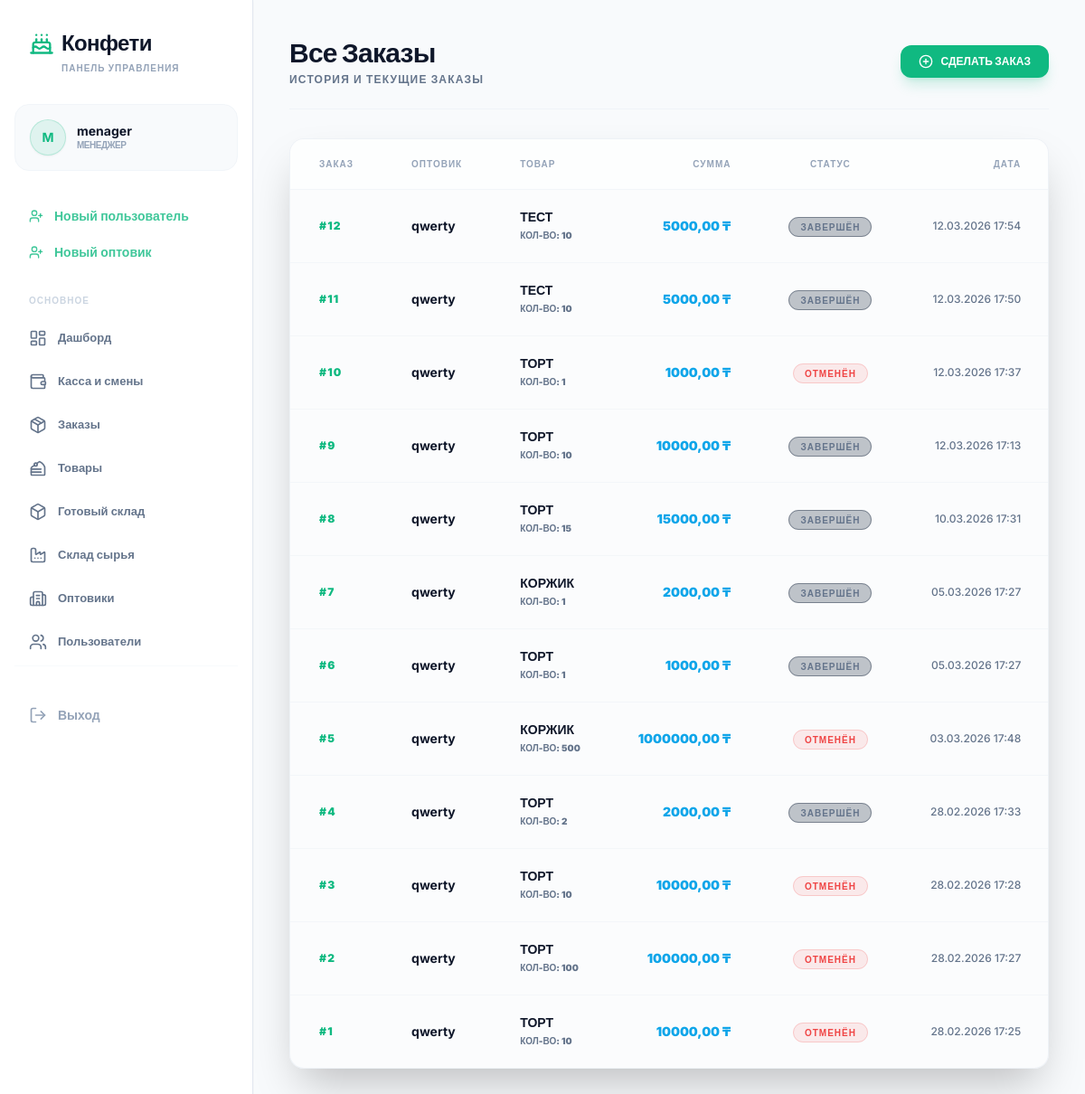
Screenshot of /manager/orders/ (signed in) with the database file from the repository.
### core/models.py (models this page shows, shortened)
class User(AbstractUser):
    ROLE_CHOICES = (
        ('admin', 'Администратор'),
        ('manager', 'Менеджер'),
        ('worker', 'Рабочий'),
        ('wholesaler', 'Оптовик'),
    )
    role = models.CharField(max_length=20, choices=ROLE_CHOICES, default='worker', verbose_name='Роль')
    custom_role = models.ForeignKey(CustomRole, on_delete=models.SET_NULL, null=True, blank=True, verbose_name='Индивидуальная роль')
    created_by = models.ForeignKey('self', on_delete=models.SET_NULL, null=True, blank=True, verbose_name='Создан пользователем')
    class Meta:
        verbose_name = 'Пользователь'
        verbose_name_plural = 'Пользователи'

class Order(models.Model):
    STATUS_CHOICES = (
        ('new', 'Новый'),
        ('in_production', 'В производстве'),
        ('ready', 'Готов'),
        ('completed', 'Завершён'),
        ('cancelled', 'Отменён'),
    )
    wholesaler = models.ForeignKey(Wholesaler, on_delete=models.CASCADE, related_name='orders', verbose_name='Оптовик')
    product = models.ForeignKey(Product, on_delete=models.PROTECT, verbose_name='Товар')
    quantity = models.PositiveIntegerField(verbose_name='Количество')
    total_price = models.DecimalField(max_digits=12, decimal_places=2, default=0, verbose_name='Сумма (₸)')
    status = models.CharField(max_length=20, choices=STATUS_CHOICES, default='new', verbose_name='Статус')
    created_by = models.ForeignKey(User, on_delete=models.PROTECT, related_name='created_orders', verbose_name='Создал менеджер')
    workers = models.ManyToManyField(User, related_name='assigned_orders', blank=True, verbose_name='Назначенные рабочие')
    created_at = models.DateTimeField(auto_now_add=True, verbose_name='Создан')
    completed_at = models.DateTimeField(null=True, blank=True, verbose_name='Завершен')
    class Meta:
        verbose_name = 'Заказ'
        verbose_name_plural = 'Заказы'

class Wholesaler(models.Model):
    user = models.OneToOneField(User, on_delete=models.CASCADE, related_name='wholesaler_profile', verbose_name='Пользователь')
    name = models.CharField(max_length=200, verbose_name='Название/Имя')
    phone = models.CharField(max_length=20, blank=True, null=True, verbose_name='Телефон')
    balance = models.DecimalField(max_digits=12, decimal_places=2, default=0, verbose_name='Долг (₸)') # положительный = должен нам
    class Meta:
        verbose_name = 'Оптовик'
        verbose_name_plural = 'Оптовики'

class Product(models.Model):
    name = models.CharField(max_length=200, verbose_name='Название')
    price = models.DecimalField(max_digits=12, decimal_places=0, verbose_name='Цена (₸)')
    stock_quantity = models.PositiveIntegerField(default=0, verbose_name='На готовом складе (шт)')
    class Meta:
        verbose_name = 'Товар'
        verbose_name_plural = 'Товары'

### core/views.py (the view)
# urls.py: path('manager/orders/', views.manager_orders, name='manager_orders'),
@login_required
def manager_orders(request):
    if request.user.role not in ['admin', 'manager']:
        return redirect('role_redirect')
    orders = Order.objects.all().order_by('-created_at')
    return render(request, 'manager_orders.html', {'orders': orders})

### core/templates/manager_orders.html
{% extends 'base.html' %}
{% block content %}
<div class="space-y-8 animate-in fade-in duration-700">
    <div class="flex items-center justify-between border-b border-cardborder/40 pb-6">
        <div>
            <h2 class="text-3xl font-black tracking-tight text-textmain">Все Заказы</h2>
            <p class="text-xs font-bold text-slate-500 uppercase tracking-widest mt-1">История и текущие заказы</p>
        </div>
        <a href="{% url 'create_order' %}"
            class="px-5 py-2.5 bg-accent hover:bg-accent/90 text-white rounded-xl shadow-lg shadow-accent/20 transition-all font-black uppercase text-xs flex items-center gap-2">
            <i data-lucide="plus-circle" class="w-4 h-4"></i>
            Сделать Заказ
        </a>
    </div>
    <div class="bg-cardbg/40 border border-cardborder/50 rounded-2xl shadow-2xl overflow-hidden mt-8">
        <div class="overflow-x-auto w-full">
            <table class="w-full text-left whitespace-nowrap min-w-max">
                <thead>
                    <tr
                        class="border-b border-cardborder/40 bg-sidebar/50 text-[10px] font-black uppercase tracking-widest text-slate-400">
                        <th class="px-8 py-5">Заказ</th>
                        <th class="px-8 py-5">Оптовик</th>
                        <th class="px-8 py-5">Товар</th>
                        <th class="px-8 py-5 text-right">Сумма</th>
                        <th class="px-8 py-5 text-center">Статус</th>
                        <th class="px-8 py-5 text-right">Дата</th>
                    </tr>
                </thead>
                <tbody class="divide-y divide-cardborder/30 text-sm">
                    {% for order in orders %}
                    <tr class="hover:bg-slate-800/40 transition-colors group">
                        <td class="px-8 py-5 font-black text-accent text-xs tracking-widest">#{{order.pk}}</td>
                        <td class="px-8 py-5 font-bold text-textmain">{{order.wholesaler.name}}</td>
                        <td class="px-8 py-5">
                            <div class="flex flex-col">
                                <span class="font-bold uppercase">{{order.product.name}}</span>
                                <span class="text-[10px] text-slate-500 font-black">КОЛ-ВО: {{order.quantity}}</span>
                            </div>
                        </td>
                        <td class="px-8 py-5 text-right text-brandgreen font-black">{{order.total_price}} ₸</td>
                        <td class="px-8 py-5 text-center">
                            <span class="px-3 py-1 text-[10px] font-black uppercase tracking-widest rounded-full
                                {% if order.status == 'new' %}bg-amber-500/10 text-amber-500 border border-amber-500/20
                                {% elif order.status == 'in_production' %}bg-accent/10 text-accent border border-accent/20
                                {% elif order.status == 'ready' %}bg-brandgreen/10 text-brandgreen border border-brandgreen/20
                                {% elif order.status == 'completed' %}bg-slate-700/30 text-slate-500 border border-slate-700/50
                                {% else %}bg-brandred/10 text-brandred border border-brandred/20{% endif %}">
                                {{order.get_status_display}}</span>
                        </td>
                        <td class="px-8 py-5 text-right text-slate-500 font-medium text-xs">
                            {{order.created_at|date:"d.m.Y H:i"}}</td>
                    </tr>
                    {% endfor %}
                </tbody>
            </table>
        </div>
    </div>
</div>
{% endblock %}

### core/templates/base.html (shortened to what this page needs)
<!DOCTYPE html>
<html lang="ru">
<head>
<script src="https://cdn.tailwindcss.com"></script>
</head>
<body class="flex h-screen overflow-hidden text-textmain antialiased bg-bgmain">
<aside id="sidebar" class="w-[280px] bg-sidebar hidden lg:flex flex-col h-full shrink-0 border-r border-cardborder shadow-sm transition-all duration-300">
<div class="p-8">
<h1 class="text-2xl font-black tracking-tight flex items-center gap-2"><i data-lucide="cake" class="text-accent w-7 h-7"></i><span class="text-slate-900">Конфети</span></h1>
<p class="text-[10px] uppercase font-bold text-slate-400 mt-1 tracking-widest pl-9">Панель управления</p>
</div>
<nav class="flex-1 px-4 space-y-1 overflow-y-auto">
{% if user.is_authenticated %}
<div class="mb-8 px-4 py-4 bg-slate-50 rounded-2xl border border-slate-100 group transition-all">
<div class="flex items-center gap-3">
<div class="w-10 h-10 rounded-full bg-accent/10 flex items-center justify-center text-accent font-bold border border-accent/20 text-sm shadow-sm">{{ user.username|first|upper }}</div>
<div class="flex-1 min-w-0">
<p class="text-sm font-bold truncate text-slate-900 leading-tight">{% if user.first_name %}{{ user.first_name }} {{ user.last_name }}{% else %}{{ user.username }}{% endif %}</p>
<p class="text-[10px] font-bold text-slate-400 uppercase tracking-tighter">{% if user.role == "admin" %}Администратор{% elif user.role == "manager" %}Менеджер{% elif user.role == "worker" %}Рабочий{% elif user.role == "wholesaler" %}Оптовик{% else %}{{ user.role }}{% endif %}</p>
</div>
</div>
</div>
{% if user.role == "admin" or user.role == "manager" %}
{% if not user.custom_role or user.custom_role.can_view_users %}
<a href="{% url 'create_worker' %}" class="flex items-center gap-3 px-4 py-2 text-accent/80 hover:text-accent font-bold transition-all group"><i data-lucide="user-plus" class="w-4 h-4"></i><span class="text-sm">Новый пользователь</span></a>
{% endif %}
{% if not user.custom_role or user.custom_role.can_view_wholesalers %}
<a href="{% url 'create_wholesaler' %}" class="flex items-center gap-3 px-4 py-2 text-accent/80 hover:text-accent font-bold transition-all group"><i data-lucide="user-plus" class="w-4 h-4"></i><span class="text-sm">Новый оптовик</span></a>
{% endif %}
<div class="pt-6 pb-2 px-4">
<p class="text-[10px] uppercase font-bold text-slate-300 tracking-widest">Основное</p>
</div>
<a href="{% url 'manager_dashboard' %}" class="flex items-center gap-3 px-4 py-3 rounded-xl text-slate-500 hover:bg-slate-50 transition-all group {% if 'dashboard' in request.path %}active-nav-item shadow-sm{% endif %}"><i data-lucide="layout-dashboard" class="w-5 h-5"></i><span class="text-[13px] font-bold">Дашборд</span></a>
{% if not user.custom_role or user.custom_role.can_view_cash %}
<a href="{% url 'cash_history' %}" class="flex items-center gap-3 px-4 py-3 rounded-xl text-slate-500 hover:bg-slate-50 transition-all group"><i data-lucide="wallet" class="w-5 h-5"></i><span class="text-[13px] font-bold">Касса и смены</span></a>
{% endif %}
{% if not user.custom_role or user.custom_role.can_view_orders %}
<a href="{% url 'manager_orders' %}" class="flex items-center gap-3 px-4 py-3 rounded-xl text-slate-500 hover:bg-slate-50 transition-all group"><i data-lucide="package" class="w-5 h-5"></i><span class="text-[13px] font-bold">Заказы</span></a>
{% endif %}
{% if not user.custom_role or user.custom_role.can_view_products %}
<a href="{% url 'manager_products' %}" class="flex items-center gap-3 px-4 py-3 rounded-xl text-slate-500 hover:bg-slate-50 transition-all group"><i data-lucide="cake-slice" class="w-5 h-5"></i><span class="text-[13px] font-bold">Товары</span></a>
{% endif %}
{% if not user.custom_role or user.custom_role.can_view_ready_stock %}
<a href="{% url 'manager_ready_stock' %}" class="flex items-center gap-3 px-4 py-3 rounded-xl text-slate-500 hover:bg-slate-50 transition-all group {% if request.path == '/manager/ready-stock/' %}bg-slate-50 font-bold{% endif %}"><i data-lucide="box" class="w-5 h-5"></i><span class="text-[13px] font-bold">Готовый склад</span></a>
{% endif %}
{% if not user.custom_role or user.custom_role.can_view_ingredients %}
<a href="{% url 'manager_ingredients' %}" class="flex items-center gap-3 px-4 py-3 rounded-xl text-slate-500 hover:bg-slate-50 transition-all group"><i data-lucide="factory" class="w-5 h-5"></i><span class="text-[13px] font-bold">Склад сырья</span></a>
{% endif %}
{% if not user.custom_role or user.custom_role.can_view_wholesalers %}
<a href="{% url 'manager_wholesalers' %}" class="flex items-center gap-3 px-4 py-3 rounded-xl text-slate-500 hover:bg-slate-50 transition-all group {% if request.path == '/manager/wholesalers/' %}bg-slate-50 font-bold{% endif %}"><i data-lucide="building-2" class="w-5 h-5"></i><span class="text-[13px] font-bold">Оптовики</span></a>
{% endif %}
{% if not user.custom_role or user.custom_role.can_view_users or user.custom_role.can_view_workers or user.custom_role.can_view_staff %}
<a href="{% url 'manager_workers' %}" class="flex items-center gap-3 px-4 py-3 rounded-xl text-slate-500 hover:bg-slate-50 transition-all group {% if request.path == '/manager/workers/' %}bg-slate-50 font-bold{% endif %}"><i data-lucide="users" class="w-5 h-5"></i>
<span class="text-[13px] font-bold">
{% if not user.custom_role or user.custom_role.can_view_users %}
Пользователи
{% elif user.custom_role.can_view_workers and not user.custom_role.can_view_staff %}
Рабочие
{% elif user.custom_role.can_view_staff %}
Сотрудники
{% else %}
Пользователи
{% endif %}
</span>
</a>
{% endif %}
{% endif %}
<div class="mt-auto pt-8 border-t border-slate-50">
<form action="{% url 'logout' %}" method="post">
<button type="submit" class="w-full flex items-center gap-3 px-4 py-3 rounded-xl text-slate-400 hover:text-slate-900 transition-all group"><i data-lucide="log-out" class="w-5 h-5"></i><span class="text-sm font-bold">Выход</span></button>
</form>
</div>
{% else %}
<a href="{% url 'login' %}" class="flex items-center gap-3 px-4 py-3 rounded-xl text-accent hover:bg-accent/5 font-bold"><i data-lucide="log-in" class="w-5 h-5"></i><span class="text-sm">Войти</span></a>
{% endif %}
</nav>
</aside>
<main class="flex-1 flex flex-col h-full w-full overflow-hidden">
<div id="mainScrollArea" class="flex-1 p-6 md:p-10 w-full max-w-[1400px] mx-auto overflow-y-auto">
{% block content %}{% endblock %}
</div>
</main>
</body>
</html>

### core/templates/base.html (style rules this page uses)
body { background-color: #f8fafc; color: #0f172a; font-family: 'Inter', sans-serif; }

### rows the page displays
User: username|first "M", username "menager"
Order: pk "12", wholesaler.name "qwerty", product.name "ТЕСТ", quantity "10", total_price "5000,00", status "ЗАВЕРШЁН", created_at "12.03.2026 17:54"
Order: pk "11", wholesaler.name "qwerty", product.name "ТЕСТ", quantity "10", total_price "5000,00", status "ЗАВЕРШЁН", created_at "12.03.2026 17:50"
Order: pk "10", wholesaler.name "qwerty", product.name "ТОРТ", quantity "1", total_price "1000,00", status "ОТМЕНЁН", created_at "12.03.2026 17:37"
Order: pk "9", wholesaler.name "qwerty", product.name "ТОРТ", quantity "10", total_price "10000,00", status "ЗАВЕРШЁН", created_at "12.03.2026 17:13"
Order: pk "8", wholesaler.name "qwerty", product.name "ТОРТ", quantity "15", total_price "15000,00", status "ЗАВЕРШЁН", created_at "10.03.2026 17:31"
Order: pk "7", wholesaler.name "qwerty", product.name "КОРЖИК", quantity "1", total_price "2000,00", status "ЗАВЕРШЁН", created_at "05.03.2026 17:27"
Order: pk "6", wholesaler.name "qwerty", product.name "ТОРТ", quantity "1", total_price "1000,00", status "ЗАВЕРШЁН", created_at "05.03.2026 17:27"
Order: pk "5", wholesaler.name "qwerty", product.name "КОРЖИК", quantity "500", total_price "1000000,00", status "ОТМЕНЁН", created_at "03.03.2026 17:48"
Order: pk "4", wholesaler.name "qwerty", product.name "ТОРТ", quantity "2", total_price "2000,00", status "ЗАВЕРШЁН", created_at "28.02.2026 17:33"
Order: pk "3", wholesaler.name "qwerty", product.name "ТОРТ", quantity "10", total_price "10000,00", status "ОТМЕНЁН", created_at "28.02.2026 17:28"
Order: pk "2", wholesaler.name "qwerty", product.name "ТОРТ", quantity "100", total_price "100000,00", status "ОТМЕНЁН", created_at "28.02.2026 17:27"
Order: pk "1", wholesaler.name "qwerty", product.name "ТОРТ", quantity "10", total_price "10000,00", status "ОТМЕНЁН", created_at "28.02.2026 17:25"
